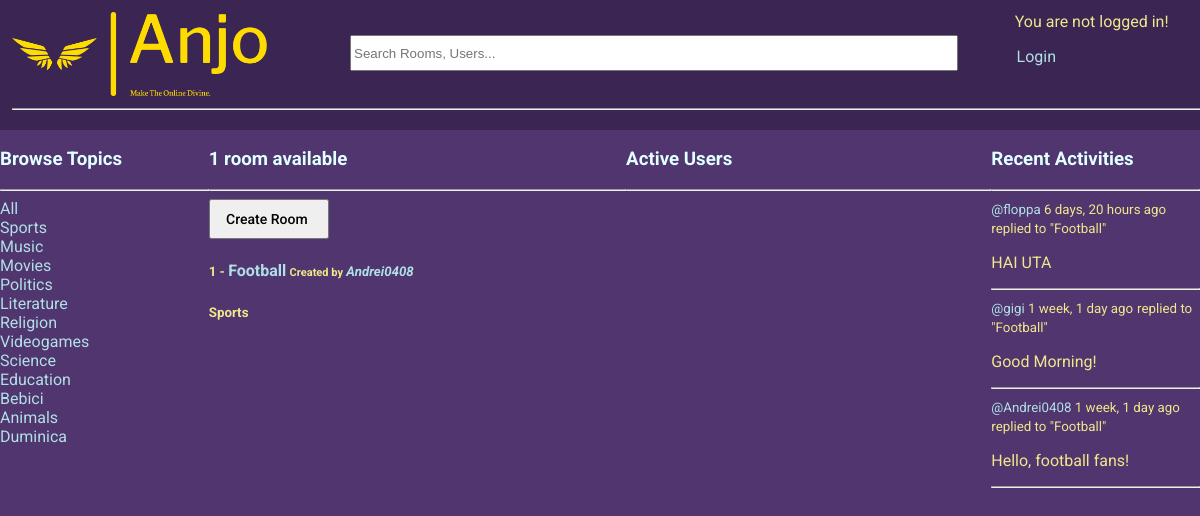
The app's page /?q=Sports with its own data.
### base/models.py (models this page shows, shortened)
class Topic(models.Model):
    name = models.CharField(max_length=200, unique=True)

class Room(models.Model):
    host = models.ForeignKey(User, on_delete=models.SET_NULL, null=True)
    topic = models.ForeignKey(Topic, on_delete=models.SET_NULL, null=True)
    name = models.CharField(max_length=200)
    description = models.TextField(null=True, blank=True)
    participants = models.ManyToManyField(User, related_name='participants', blank=True) # the users currently active in the room
    updated = models.DateTimeField(auto_now=True)
    created = models.DateTimeField(auto_now_add=True)
    class Meta:
        ordering = ['-updated', '-created'] # newest updated item should come first
    def __str__(self):
        return str(self.name)

class Message(models.Model):
    user = models.ForeignKey(User, on_delete=models.CASCADE) # on delete -> CASCADE = delete all children
    room = models.ForeignKey(Room, on_delete=models.CASCADE)
    body = models.TextField()
    updated = models.DateTimeField(auto_now=True)
    created = models.DateTimeField(auto_now_add=True)
    class Meta:
        ordering = ['-updated', '-created'] # newest updated item should come first
    def __str__(self):
        return self.body[0:50]

### base/views.py (the view)
# urls.py: path('', views.home, name="home"),
def home(request):
    q = request.GET.get('q') if request.GET.get('q') != None else ''
    rooms = Room.objects.filter(
        Q(topic__name__icontains=q) |
        Q(name__icontains=q) |
        Q(description__icontains=q)
        )
    topics = Topic.objects.filter()
    room_count = rooms.count()
    room_messages = Message.objects.filter(
        Q(room__topic__name__icontains=q)
        )
    users = User.objects.filter(
        Q(username__icontains=q)
    )
    users_count = users.count()
    users_messages = Message.objects.filter(
        Q(user__username__icontains=q)
    )
    context = {'rooms':rooms, 'topics': topics, 'room_count': room_count, 'room_messages': room_messages,
               'users':users, 'users_count': users_count, 'users_messages': users_messages}
    return render(request, 'base/home.html', context)

### base/templates/base/home.html (shortened to what this page needs)
{% extends 'main.html' %}
{% block content %}
<div class="home-container">
    <div>
        {% include 'base/topics_component.html' %}
    </div>
    <div>
        {% if room_count == 0 %}
            <h3>No rooms available</h3>
        {% elif room_count == 1 %}
            <h3>{{room_count}} room available</h3>
        {% else %}
            <h3>{{room_count}} rooms available</h3>
        {% endif %}
        <hr>
        <form action="{% url 'create-room' %}">
            <input type="submit" value="Create Room" class="input-button" id="input-button-create-room">
        </form>
        {% include 'base/feed_component.html' %}
    </div>
    <div>
        {% include 'base/users_component.html' %}
    </div>
    <div>
        {% include 'base/activity_component.html' %}
    </div>
</div>
{% endblock content %}

### base/templates/base/topics_component.html (shortened to what this page needs)
<h3>Browse Topics</h3>
        <hr>
        <div>
            <a href="{% url 'home' %}">All</a>
        </div>
        {% for topic in topics %}
            <div>
                <a href="{% url 'home' %}?q={{topic.name}}">{{topic.name}}</a>
            </div>
        {% endfor %}
        <br>

### base/templates/base/feed_component.html (shortened to what this page needs)
<div>
    {% for room in rooms %}
        <div class="feed-container">
            <h5>
                <div>
                    {{room.id}} - <a style="font-size: 16px;" href="{% url 'room' room.id %}">{{room.name}}</a>
                    <span>
                        <small>Created by</small> <i><a href="{% url 'user-profile' room.host.id %}">{{room.host.username}}</a></i>
                    </span>
                </div>
            </h5>
            <small><b>{{room.topic.name}}</b></small>
        </div>
    {% endfor %}
</div>

### base/templates/base/activity_component.html (shortened to what this page needs)
<h3>Recent Activities</h3>
        <hr>
        {% for message in room_messages %}
            <div>
                <small><a href="{% url 'user-profile' message.user.id %}">@{{message.user}}</a> {{message.created|timesince}} ago</small>
                <small>replied to "{{message.room}}"</small>
                <p>{{message}}</p>
                <hr>
            </div>
        {% endfor %}

### static/css/main.css (style rules this page uses)
:root { font-family: 'Roboto','Franklin Gothic Medium', 'Arial Narrow', Arial, sans-serif; }
body { background-color: rgb(81, 53, 110); color: khaki; margin: 0; width: 100vw; height: 100vh; max-width: 100%; overflow-x: hidden; }
form { display: inline; }
.input-button { display: flex; align-items: center; font-family: inherit; font-weight: 500; }
form .input-button { display: inline; }
#input-button-create-room { font-size: 14px; padding: 0.7em 1.4em 0.7em 1.1em; }
h3 { color: lightcyan; }
a { text-decoration: none; }
a:link { color: powderblue; }

### base/templates/base/home.html (style rules this page uses)
.home-container { display: grid; grid-template-columns: 1fr 2fr 1.75fr 1fr; }

### records on screen
Topic: name "Sports"
Topic: name "Music"
Topic: name "Movies"
Topic: name "Politics"
Topic: name "Literature"
Topic: name "Religion"
Topic: name "Videogames"
Topic: name "Science"
Topic: name "Education"
Topic: name "Bebici"
Topic: name "Animals"
Topic: name "Duminica"
Room: id "1", name "Football", host.username "Andrei0408", topic.name "Sports"
Message: user "floppa", created "6 days, 20 hours", room "Football", body "HAI UTA"
Message: user "gigi", created "1 week, 1 day", room "Football", body "Good Morning!"
Message: user "Andrei0408", created "1 week, 1 day", room "Football", body "Hello, football fans!"

### other values on screen
{{ room_count }} "1"
